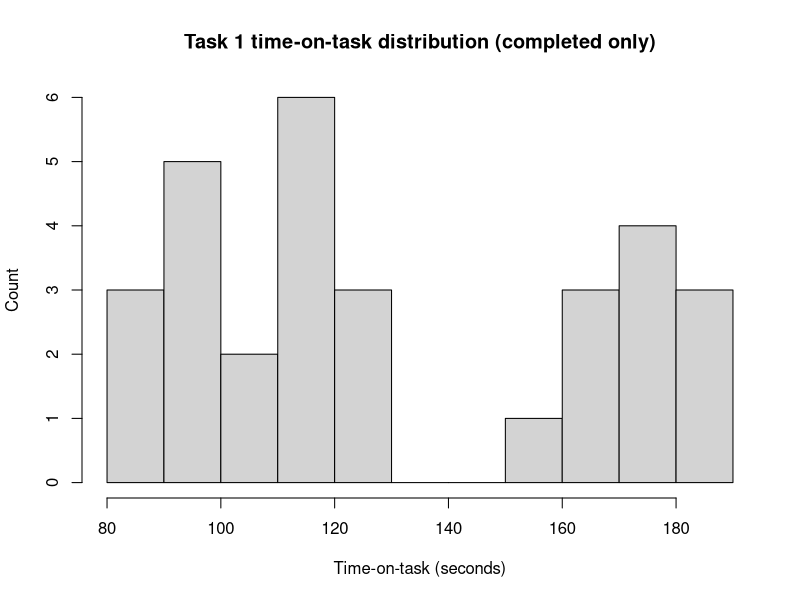
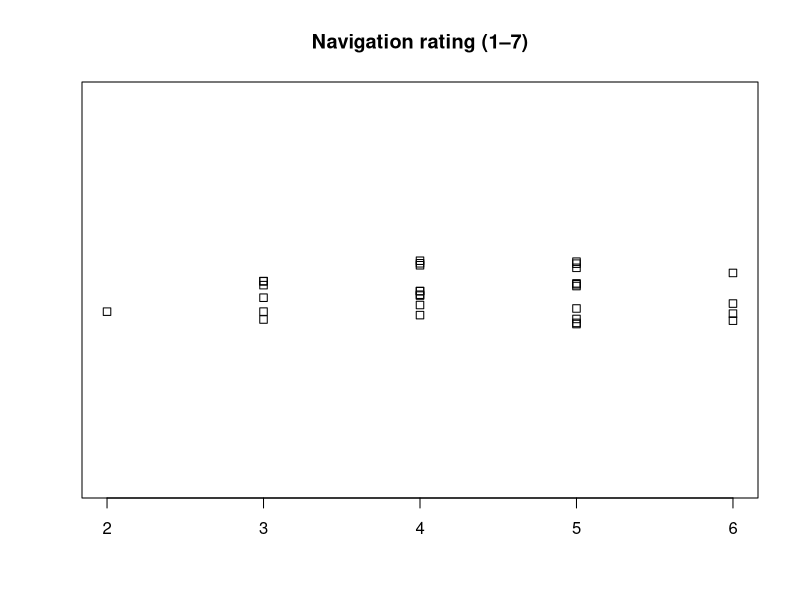
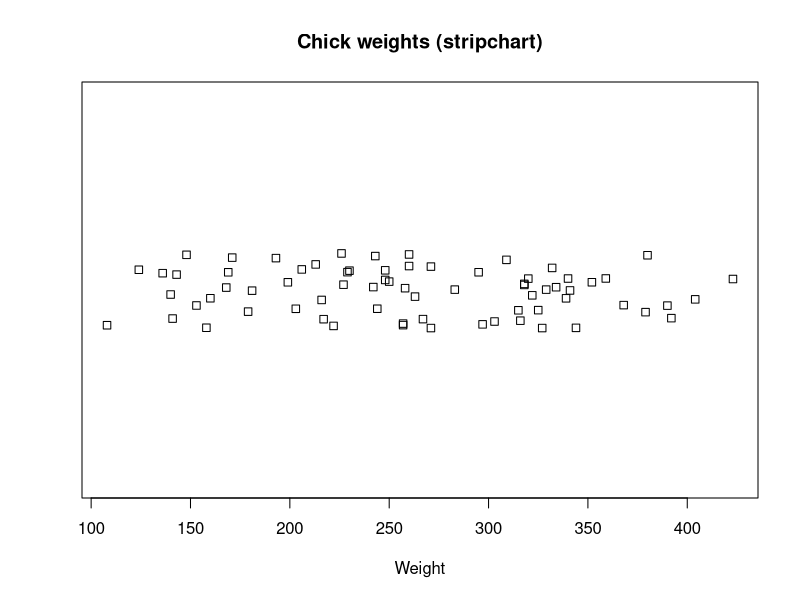
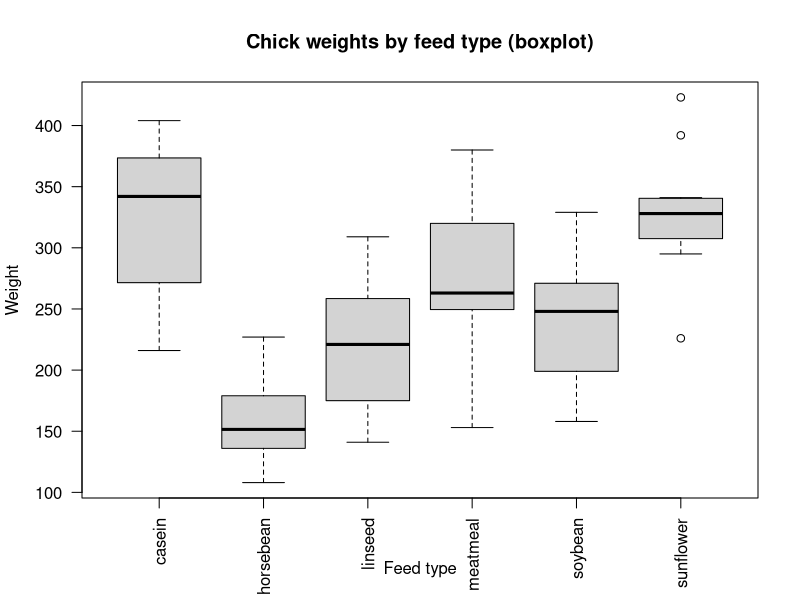
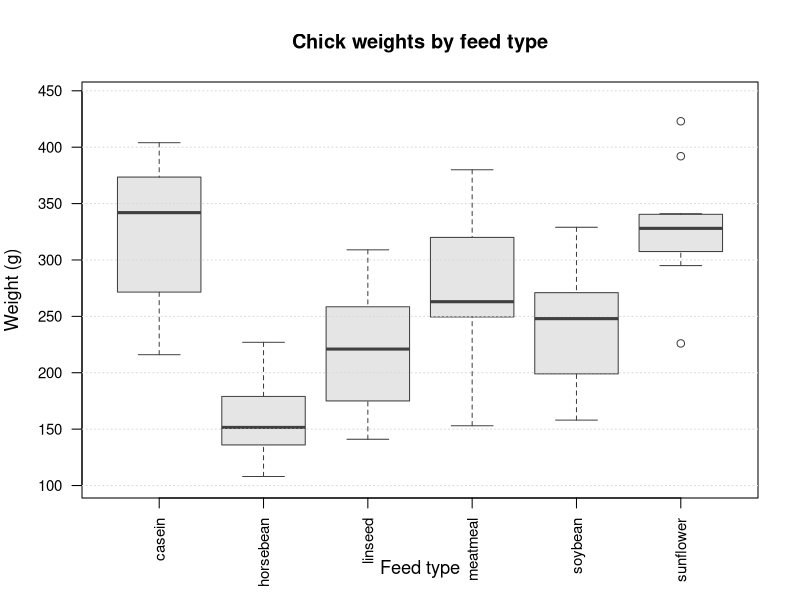

Write the R code that produced these figures, in order.
#' @title w1_00_scratch.R
#' @description A scratchpad introducing core R concepts (data types, control flow, functions, packages, vectors, data frames) and basic plotting for game user-test analysis.
#' @author NMCG
#' @bugs None
#' @keywords data types, conditionals, loops, functions, packages, vectors, data frames, str, head, summary, stripchart, hist, boxplot
#' @seealso https://www.w3schools.com/r/default.asp
#' @seealso https://r4ds.hadley.nz/

# Dont forget to set your working directory to the project root folder! Otherwise, file paths may not work. Do this by selecting Session > Set Working Directory > To Project Directory in RStudio.

# Clear workspace and console
rm(list = ls(all.names = TRUE))

 # Clear console
cat("\014")

# ---------------------------------------------
# Week 1: Quick CSV read + first inspection
# ---------------------------------------------

# Tip: Keep variable names consistent. In R, snake_case is common for variables.
# Tip: read.csv() returns a data.frame; readr::read_csv() returns a tibble and is often nicer.
# Tip: Use a relative path so your code works on other machines (project folder structure matters).

survey_data <- read.csv("data/open_world_user_testing_survey_data.csv")

# Tip: Use cat()/message() for readable console output (print() is fine, but a bit clunky for headings).
cat("\n--- Summary ---\n")
summary(survey_data)

cat("\n--- Head (first 5 rows) ---\n")
head(survey_data, 5)

cat("\n--- Tail (last 2 rows) ---\n")
tail(survey_data, 2)

# ---------------------------------------------
# Descriptive statistics (single-variable)
# ---------------------------------------------

# Tip: For a 0–10 recommendation rating, median is a robust "typical value".
# Tip: Add na.rm = TRUE if the column might contain missing values (NA).
median_like <- median(survey_data$recommend_0to10, na.rm = TRUE)

cat("\nThe median recommendation value is:", median_like, "\n")

# ---------------------------------------------
# Proportions for binary variables (0/1)
# ---------------------------------------------

# Tip: If task1_complete is coded as 0/1, then mean(task1_complete) = completion proportion.
# Tip: ave() is NOT the right function here (ave computes group-wise averages).
task1_completion_proportion <- mean(survey_data$task1_complete, na.rm = TRUE)

cat("Task 1 completion proportion:", task1_completion_proportion, "\n")

# ---------------------------------------------
# Basic plots (base R)
# ---------------------------------------------

# Tip: Before plotting time-on-task, decide whether to include only completed attempts.
# Example: only completed attempts
task1_times_completed <- survey_data$task1_time_sec[survey_data$task1_complete == 1]

# Tip: Avoid hard-coded xlim until you’ve inspected the data range; otherwise you can hide values.
# Tip: Use meaningful titles and axis labels (with units).
hist(
  task1_times_completed,
  main = "Task 1 time-on-task distribution (completed only)",
  breaks = 8,
  xlab = "Time-on-task (seconds)",
  ylab = "Count"
)

# Tip: Stripcharts show individual points and are nice for small datasets.
stripchart(survey_data$navigation_1to7, method = "jitter", main = "Navigation rating (1–7)")

# ---------------------------------------------
# Using an inbuilt dataset for plotting practice (chickwts)
# ---------------------------------------------

# Tip: Inbuilt datasets are great for learning plot types without file import.
data(chickwts)

# Stripchart of weights (quick view of individual observations)
stripchart(
  chickwts$weight,
  method = "jitter",
  main = "Chick weights (stripchart)",
  xlab = "Weight"
)

# Boxplot by group (feed type)
boxplot(
  weight ~ feed,
  data = chickwts,
  las = 2,
  main = "Chick weights by feed type (boxplot)",
  xlab = "Feed type",
  ylab = "Weight"
)

# ---------------------------------------------
# Improved base R boxplot using built-in options
# ---------------------------------------------

data(chickwts)

boxplot(
  weight ~ feed,
  data = chickwts,

  # Labels / title
  main = "Chick weights by feed type",
  xlab = "Feed type",
  ylab = "Weight (g)",

  # Axis readability
  las = 2,                 # rotate x labels (better for long names)
  cex.axis = 0.9,          # slightly smaller axis text
  cex.lab = 1.1,           # bigger axis labels
  cex.main = 1.2,          # bigger title

  # Box appearance
  #notch = TRUE,            # notches give a visual cue for median differences
  #varwidth = TRUE,         # box widths reflect sample size per group
  border = "gray25",       # box border colour
  col = "gray90",          # box fill (kept neutral)

  # Limits / layout
  ylim = range(chickwts$weight) * c(0.95, 1.05)  # a bit of headroom
)

# Add a light horizontal grid for easier reading (base R helper)
grid(nx = NA, ny = NULL, lty = 3, col = "gray85")





